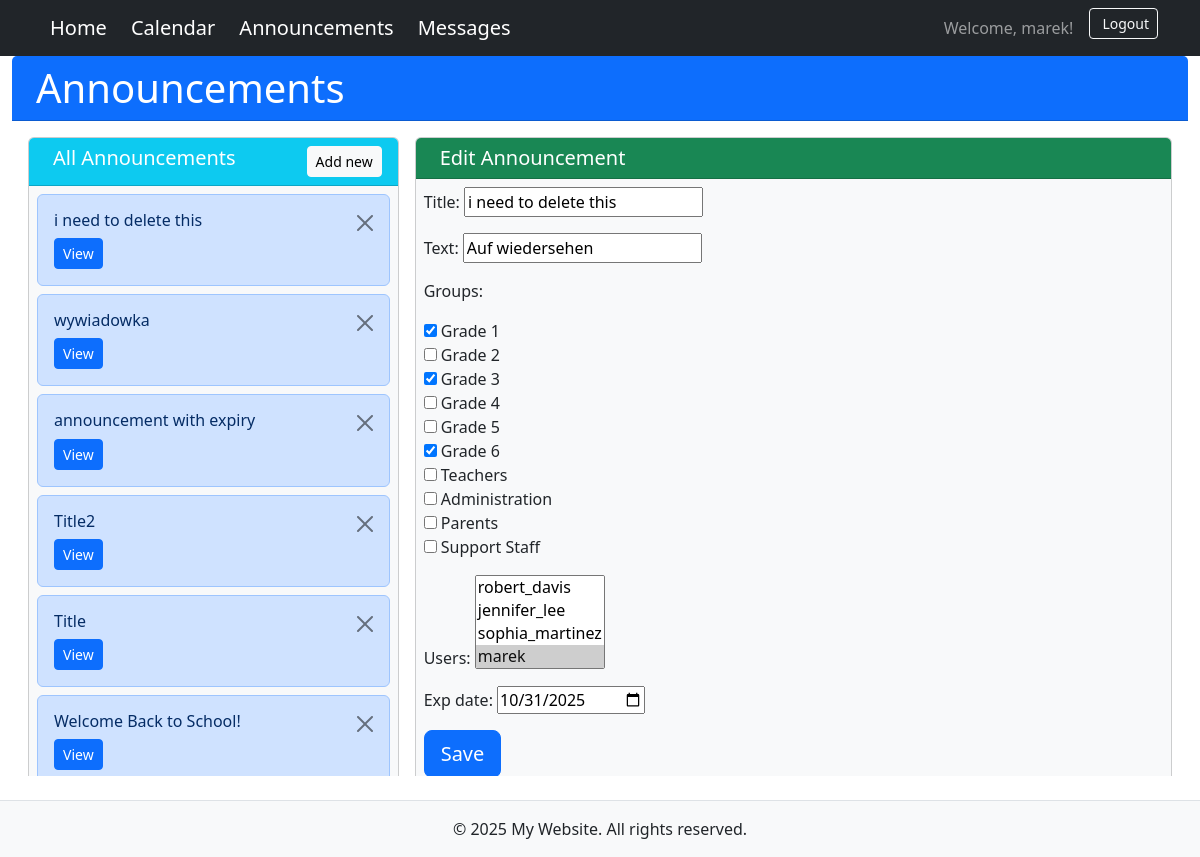
Page /announcements/15/edit/ (signed in) on the earlier database version.
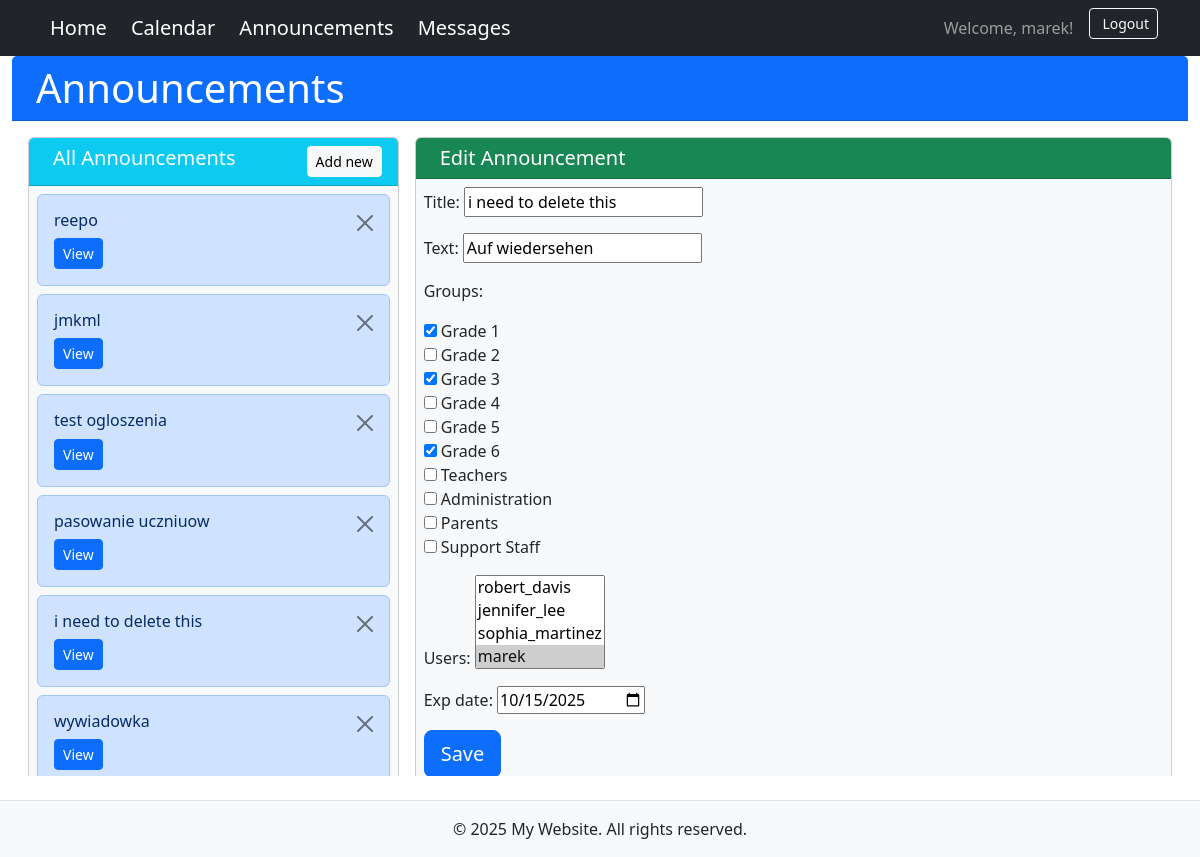
Same page on the later database version.
### announcements/models.py (models this page shows)
class Announcement(models.Model):
    author = models.ForeignKey(
        User,
        on_delete=models.CASCADE,
        related_name="authored_announcements",
        null=True,
    )
    pub_date = models.DateTimeField("date published",auto_now_add=True)
    exp_date = models.DateTimeField("expiration date",null=True)
    title = models.CharField(max_length=200,default="Title")
    text = models.CharField(max_length=1500)
    groups = models.ManyToManyField(Group, related_name="announcements")
    users = models.ManyToManyField(User, related_name="announcements")

### announcements/views.py (the view, shortened to what this page needs)
# urls.py: path("announcements/<int:pk>/edit/", EditAnnouncementView.as_view(), name="announcement_edit"),
class EditAnnouncementView(UpdateView):
    model = Announcement
    form_class = AnnouncementForm
    template_name = 'announcement_edit_form.html'
    def get_context_data(self, **kwargs):
        context = super().get_context_data(**kwargs)
        context['announcements'] = Announcement.objects.all().order_by('-pub_date')
        return context

### announcements/forms.py
class AnnouncementForm(forms.ModelForm):
    groups = forms.ModelMultipleChoiceField(
        queryset=Group.objects.all(),
        widget=forms.CheckboxSelectMultiple,  # optional: renders as checkboxes
        required=False
    )
    exp_date = forms.DateField(
        widget=forms.DateInput(attrs={'type': 'date'}),
        required=False
    )
    class Meta:
        model = Announcement
        fields = ['title', 'text', 'groups', 'users', 'exp_date']

### announcements/templates/announcement_edit_form.html (shortened to what this page needs)
{% extends 'announcements_page.html' %}
{% block announcement %}
<div class="card-header bg-success text-white">
    <h5 class="mb-0">
        Edit Announcement
    </h5>
</div>
<div class="card-body flex-grow-1 overflow-auto p-2">
    <form method="post">
        {{ form.as_p }}
        <button type="submit" class="btn btn-primary btn-lg">Save</button>
    </form>
</div>
</div>
{% endblock %}

### announcements/templates/announcements_page.html (shortened to what this page needs)
{% extends 'base.html' %}
{% block content %}
<div class="container-fluid d-flex flex-column overflow-hidden" style="height: calc(100vh - var(--navbar-height, 80px));">
    <div class="row flex-grow-1 g-0">
        <div class="col-12">
            <div class="card h-100 border-0">
                <div class="card-header bg-primary text-white">
                    <h1 class="mb-0">
                        Announcements
                    </h1>
                </div>
                <div class="card-body flex-grow-1 p-3 d-flex flex-column overflow-hidden">
                    {% if user.is_authenticated %}
                        <div class="row flex-grow-1 overflow-hidden g-3">
                            <div class="col-lg-4 col-md-12 d-flex">
                                <div class="flex-grow-1 d-flex flex-column">
                                    <div class="card bg-light flex-grow-1 d-flex flex-column">
                                        <div class="card-header bg-info text-white">
                                            <h5 class="mb-0">
                                                All Announcements
                                                <a href="{% url 'announcement_create' %}" class="btn btn-sm btn-light float-end">Add new</a>
                                            </h5>
                                        </div>
                                        <div class="card-body flex-grow-1 overflow-auto p-2">
                                            {% for ann in announcements %}
                                                <div class="alert alert-primary alert-dismissible fade show mb-2" role="alert">
                                                    <h6 class="alert-heading">{{ ann.title }}</h6>
                                                    <button type="button" class="btn-close" data-bs-dismiss="alert"></button>
                                                    <a href="{% url 'announcement_detail' ann.pk %}" class="btn btn-primary btn-sm">View</a>
                                                </div>
                                            {% endfor %}
                                        </div>
                                    </div>
                                </div>
                            </div>
                            <div class="col-lg-8 col-md-12 d-flex">
                                <div class="flex-grow-1 d-flex flex-column">
                                    <div class="card bg-light flex-grow-1 d-flex flex-column">
                                        {% block announcement %}{% endblock %}
                                    </div>
                                </div>
                            </div>
                        </div>
                    {% endif %}
                </div>
            </div>
        </div>
    </div>
</div>
{% endblock %}

Differences in the rows shown:
no longer on this page (row unchanged): Announcement: title "announcement with expiry"
no longer on this page (row unchanged): Announcement: title "Title2"
no longer on this page (row unchanged): Announcement: title "Title"
no longer on this page (row unchanged): Announcement: title "Welcome Back to School!"
added Announcement: title "reepo"
added Announcement: title "jmkml"
added Announcement: title "test ogloszenia"
added Announcement: title "pasowanie uczniuow"
changed Announcement "i need to delete this": exp_date "10/31/2025" → "10/15/2025"
